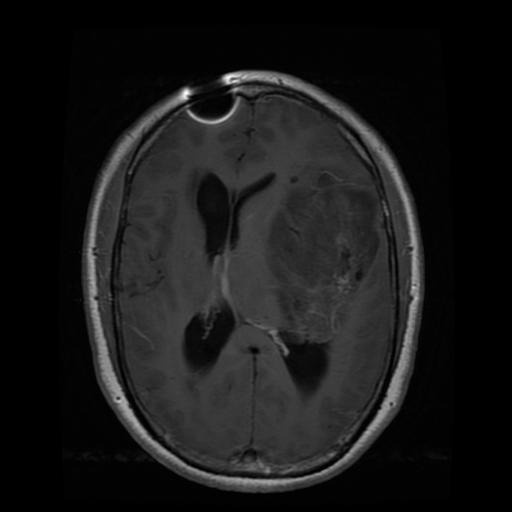
#> input picture microproyecto_1/data/brain-tumor-mri-scans/glioma/0005.jpg, 512 x 512 px; its folder holds 4 pictures in this run; the run also reads 1 picture not shown here
$ jupyter execute --allow-errors Miniproyecto_1_Clasificacion_MRI_CNN.ipynb
#> lines starting #> are read from the running program, lines starting #| are printed output that depends on the picture
# Miniproyecto 1: Clasificación de MRI con Redes Neuronales Convolucionales para Tipos de Cáncer Cerebral

**Universidad de los Andes — Maestría en Inteligencia Artificial (MAIA)**
**Curso:** Técnicas de Deep Learning (MAIA-4213)

### Autores
| Nombre Completo | Correo Electrónico | Código |
| :--- | :--- | :--- |
| **Otto Wilmer Castillo Santacruz** | `o.castillos@uniandes.edu.co` | 202611101 |
| **Edgar Andrés Pérez Mora** | `ea.perezm1@uniandes.edu.co` | 200822340 |
| **Silvio Yopasa Romero** | `s.yopasa@uniandes.edu.co` | 202615521 |

---

## Contexto
La resonancia magnética (MRI) desempeña un papel fundamental en la detección y clasificación de los diferentes tipos de cáncer cerebral. La aplicación de redes neuronales convolucionales (CNN) ha incrementado notablemente la precisión en la interpretación de estos volúmenes, al ser entrenadas para reconocer patrones y características distintivas asociadas a cada tipo de tumor. Las resonancias magnéticas (MRI) generan volúmenes tridimensionales compuestos por múltiples capas, donde cada una corresponde a una imagen bidimensional del tejido analizado.

Procesar un volumen completo implica manejar una gran cantidad de datos simultáneamente, lo que resulta computacionalmente costoso y demanda considerables recursos de tiempo y memoria. En este trabajo se emplean exclusivamente imágenes individuales extraídas de las capas de los estudios MRI, en lugar de procesar el volumen tridimensional completo. Esta estrategia transforma el problema en una tarea de clasificación supervisada de imágenes bidimensionales, reduciendo significativamente la carga computacional.

### A. Objetivo
- Desarrollar un método basado en redes neuronales convolucionales que permita clasificar con exactitud imágenes extraídas de estudios MRI en una de las 4 categorías diagnósticas (`glioma`, `meningioma`, `healthy`, `pituitary`).

### B. Conjunto de Datos
- El conjunto de datos comprende $7\,023$ imágenes bidimensionales extraídas de resonancias magnéticas cerebrales adquiridas desde distintos planos anatómicos y disponibles en el dominio público.

---
## 0. Configuración del Entorno e Importación de Librerías
Se importan las librerías requeridas para el procesamiento de imágenes, la manipulación de tensores, el entrenamiento de modelos en PyTorch y el cálculo de métricas de desempeño. Asimismo, se define y ejecuta la función `set_seed(42)` para fijar las semillas pseudoaleatorias (`random`, `numpy` y `torch`) garantizando la reproducibilidad experimental, y se configura automáticamente el dispositivo de aceleración por hardware (`cuda`, `mps` o `cpu`).

[cell 1]
import copy
import random
import hashlib
from pathlib import Path

import numpy as np
import pandas as pd
import matplotlib.pyplot as plt
import seaborn as sns
from PIL import Image

import torch
import torch.nn as nn
import torch.optim as optim
from torch.utils.data import Dataset, DataLoader
from torchvision import transforms
import torchvision.transforms.functional as TF

from sklearn.model_selection import train_test_split
from sklearn.metrics import (
    classification_report,
    confusion_matrix,
    accuracy_score,
    f1_score
)

SEED = 42

def set_seed(seed: int = SEED) -> None:
    """Fija las semillas pseudoaleatorias en Python, NumPy y PyTorch para reproducibilidad."""
#> called with seed = 42
    random.seed(seed)
    np.random.seed(seed)
    torch.manual_seed(seed)
#> (this line was passed over: torch is not available in this run)
    if torch.cuda.is_available():
        torch.cuda.manual_seed_all(seed)

set_seed(SEED)
#> (the call stopped at in set_seed, `if torch.cuda.is_available():`: torch is not available in this run)

#> (the rest of this cell did not finish here and is left out)

---
## 1. Preparación de las Imágenes para el Entrenamiento y Prueba del Modelo
En esta etapa se estructura el flujo de ingestión, exploración y preprocesamiento de las imágenes de resonancia magnética, garantizando una separación estratificada en subconjuntos de entrenamiento, validación y prueba.

### 1.1. Carga e Indexación del Conjunto de Datos
Se define la ruta de almacenamiento del conjunto de datos, se establecen las 4 categorías diagnósticas (`glioma`, `meningioma`, `healthy`, `pituitary`) y se construye un registro tabular con las rutas de las $7\,023$ imágenes junto con su codificación numérica correspondiente.

[cell 2]
CLASSES = ["glioma", "meningioma", "healthy", "pituitary"]
CLASS_TO_IDX = {cls_name: idx for idx, cls_name in enumerate(CLASSES)}
IDX_TO_CLASS = {idx: cls_name for idx, cls_name in enumerate(CLASSES)}

DATA_DIR = Path("./data/brain-tumor-mri-scans")

def collect_image_paths(root_dir: Path, classes: list) -> pd.DataFrame:
    records = []

    for file_path in root_dir.rglob("*"):
        if file_path.is_file():
            parent_name = file_path.parent.name.lower()
            for cls_name in classes:
                if cls_name in parent_name:
                    records.append({
                        "filepath": str(file_path.resolve()),
                        "label_name": cls_name,
                        "label": CLASS_TO_IDX[cls_name]
                    })
                    break
    return pd.DataFrame(records)

df_images = collect_image_paths(DATA_DIR, CLASSES)
print(f"Total de imágenes indexadas: {len(df_images)}")
display(df_images.head())

df_images["label_name"].value_counts()

### 1.2. Análisis Exploratorio de Datos (EDA)
En primer lugar, se identifican y eliminan las imágenes duplicadas, de modo que todas las estadísticas posteriores describan exactamente el conjunto que se empleará para entrenar y evaluar el modelo. Sobre el conjunto depurado se analiza la distribución de frecuencias absolutas y relativas por categoría diagnóstica con el propósito de identificar posibles desbalances de clase. Adicionalmente, se inspeccionan las dimensiones espaciales de los cortes, se visualiza una muestra representativa de cada clase y se cuantifican los marcos claros presentes en el borde de algunas imágenes.

#### 1.2.1. Eliminación de imágenes duplicadas
Se calcula el hash MD5 del contenido de cada archivo para identificar imágenes idénticas. Se conserva una sola copia por grupo y se descartan por completo los grupos cuyas copias tengan etiquetas contradictorias. El `DataFrame` resultante (`df_clean`) es la base para el resto del EDA, la partición (1.3) y el *pipeline* de transformaciones (1.4).

[cell 3]
def file_md5(filepath: str) -> str:
    return hashlib.md5(Path(filepath).read_bytes()).hexdigest()

df_images["md5"] = df_images["filepath"].map(file_md5)
dup_groups = df_images[df_images.duplicated("md5", keep=False)].groupby("md5")
conflicting_md5 = dup_groups["label_name"].nunique().loc[lambda s: s > 1].index

print(f"Grupos de imágenes idénticas: {dup_groups.ngroups}")
print(f"Copias redundantes a eliminar: {df_images.duplicated('md5').sum()}")
print(f"Grupos con etiquetas contradictorias entre copias: {len(conflicting_md5)}")

df_clean = (df_images[~df_images["md5"].isin(conflicting_md5)]
            .sort_values("filepath")
            .drop_duplicates("md5", keep="first")
            .reset_index(drop=True))

df_dedup_summary = pd.DataFrame({
    "antes": df_images["label_name"].value_counts(),
    "despues": df_clean["label_name"].value_counts(),
}).reindex(CLASSES)
df_dedup_summary["eliminadas"] = df_dedup_summary["antes"] - df_dedup_summary["despues"]
df_dedup_summary["despues_%"] = (df_dedup_summary["despues"] / df_dedup_summary["despues"].sum() * 100).round(2)
display(df_dedup_summary)

print(f"Total de imágenes únicas: {len(df_clean)}")

#### 1.2.2. Distribución de frecuencias absolutas y relativas por categoría diagnóstica
Se cuantifica el número de imágenes por categoría diagnóstica en el conjunto depurado, tanto en valores absolutos como en porcentaje, y se calcula la razón de desbalance (clase mayoritaria / minoritaria). El gráfico de barras compara cada clase con la media por categoría para identificar visualmente posibles desbalances.

[cell 4]
class_counts = df_clean["label_name"].value_counts().reindex(CLASSES)
df_distribution = pd.DataFrame({
    "frecuencia_absoluta": class_counts,
    "frecuencia_relativa_%": (class_counts / class_counts.sum() * 100).round(2)
})
display(df_distribution)

imbalance_ratio = class_counts.max() / class_counts.min()
print(f"Razón de desbalance (clase mayoritaria / minoritaria): {imbalance_ratio:.2f}")

fig, ax = plt.subplots(figsize=(8, 4.5))
bars = ax.bar(CLASSES, class_counts.values, color=["#4C72B0", "#DD8452", "#55A868", "#C44E52"])
#> (the rest of this cell did not finish here and is left out)

#### 1.2.3. Inspección de dimensiones espaciales y modos de color de los cortes de MRI
Se leen las cabeceras de las imágenes (sin decodificar los píxeles) para obtener su ancho, alto y modo de color. Se reportan el número de resoluciones distintas, el porcentaje de imágenes cuadradas, los estadísticos de dimensiones por categoría y las resoluciones más frecuentes, complementados con un diagrama de dispersión ancho vs. alto y un histograma de la relación de aspecto. El objetivo es definir la estrategia de estandarización espacial y detectar si la resolución varía sistemáticamente entre clases.

[cell 5]
def read_image_metadata(filepath: str) -> dict:
    with Image.open(filepath) as img:
#> img is the input picture: PIL image 512x512 RGB; min 0, max 255, mean 24.7
        return {"width": img.width, "height": img.height, "mode": img.mode}

df_meta = pd.concat([df_clean, pd.DataFrame(df_clean["filepath"].map(read_image_metadata).tolist())], axis=1)
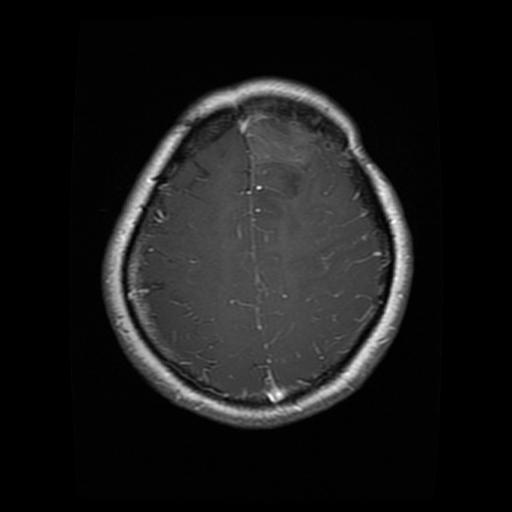
#> input picture microproyecto_1/data/brain-tumor-mri-scans/glioma/0010.jpg, 512 x 512 px
#> in read_image_metadata, img is the input picture: PIL image 512x512 RGB; min 0, max 255, mean 25.3
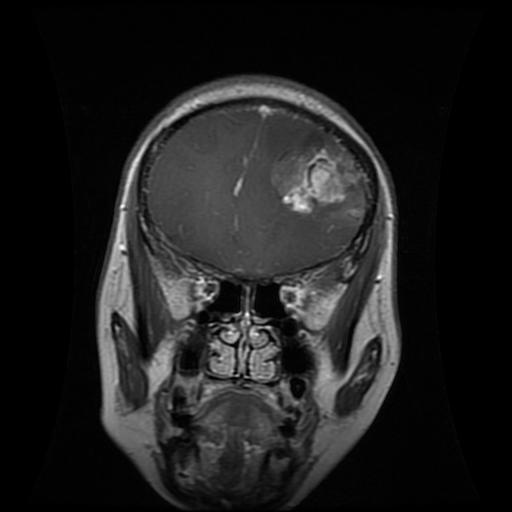
#> input picture microproyecto_1/data/brain-tumor-mri-scans/glioma/0032.jpg, 512 x 512 px
#> in read_image_metadata, img is the input picture: PIL image 512x512 RGB; min 0, max 255, mean 31
#> (the rest of the program and of its run is left out)
